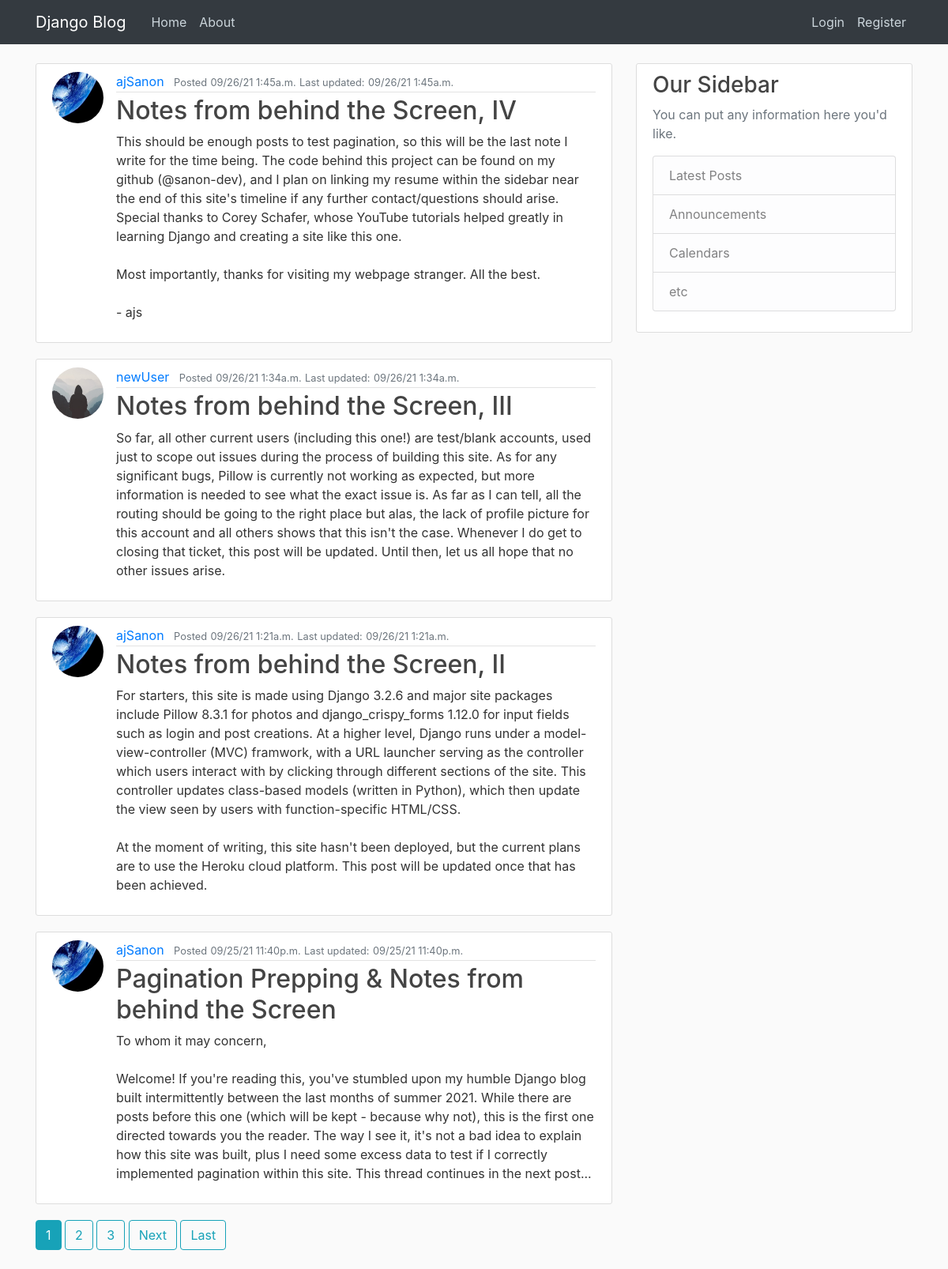
The page / on the database its author committed.
### blog/models.py (models this page shows, shortened)
class Post(models.Model):
    title = models.CharField(max_length = 100)      #characters field with max length rescription of 100
    content = models.TextField()
    date_posted = models.DateTimeField(default = timezone.now)
    last_modified = models.DateTimeField(auto_now= True) #every time post is changed this will be set the time it was sent
    author = models.ForeignKey(User, on_delete=models.CASCADE) #if user is deleted, delete the post as well

### users/models.py (models this page shows, shortened)
class Profile(models.Model):
    user = models.OneToOneField(User, on_delete= models.CASCADE)  # Creates reverse relational link with user
    image = models.ImageField(default = 'default.jpg', upload_to = 'profile_pics')  # profile_pics is a directory
    bio = models.TextField(blank = 'true', default = 'My profile')

### blog/views.py (the view)
# urls.py: path('', PostListView.as_view(), name = 'blog-home'),
class PostListView(ListView):
    model = Post
    template_name = 'blog/home.html' # <app>/<model>_<viewtype>.html
    context_object_name = 'posts'
    ordering = ['-date_posted'] # reverse chronological order, check to see if inherits all this stuff from listview
    paginate_by = 4 # Sets num of posts per page

### blog/templates/blog/home.html (shortened to what this page needs)
{% extends "blog/base.html" %}
{% block content %}
    {% for post in posts %}
        <article class="media content-section">
            <img class = "rounded-circle article-img" src="{{post.author.profile.image.url}}">
            <div class="media-body">
            <div class="article-metadata">
                <a class="mr-2" href="{% url 'user-posts' post.author.username %}">{{ post.author }}</a>
                <small class="text-muted">Posted</small>
                <small class="text-muted">{{ post.date_posted|date:"m/d/y fa" }}</small>
                <small class = "text-muted">Last updated:</small>
                <small class="text-muted">{{post.last_modified| date:"m/d/y fa" }}</small>
            </div>
            <h2><a class="article-title" href= "{% url 'post-detail' post.id %}">{{ post.title }}</a></h2>
            <p class="article-content">{{ post.content }}</p>
            </div>
        </article>
    {% endfor %}
    {% if is_paginated %}
      {% for num in page_obj.paginator.page_range %}
        {% if page_obj.number == num %}
          <a class="btn btn-info mb-4" href="?page={{ num }}">{{ num }}</a>
        {% elif num > page_obj.number|add:'-3' and num < page_obj.number|add:'3' %}
          <a class="btn btn-outline-info mb-4" href="?page={{ num }}">{{ num }}</a>
        {% endif %}
      {% endfor %}
      {% if page_obj.has_next %}
        <a class="btn btn-outline-info mb-4" href="?page={{ page_obj.next_page_number }}">Next</a>
        <a class="btn btn-outline-info mb-4" href="?page={{ page_obj.paginator.num_pages }}">Last</a>
      {% endif %}
    {% endif %}
{% endblock content %}

### blog/static/blog/main.css (style rules this page uses)
body { background: #fafafa; color: #333333; margin-top: 5rem; }
h1, h2, h3, h4, h5, h6 { color: #444444; }
.content-section { background: #ffffff; padding: 10px 20px; border: 1px solid #dddddd; border-radius: 3px; margin-bottom: 20px; }
.article-title { color: #444444; }
.article-content { white-space: pre-line; }
.article-img { height: 65px; width: 65px; margin-right: 16px; }
.article-metadata { padding-bottom: 1px; margin-bottom: 4px; border-bottom: 1px solid #e3e3e3 }

### rows shown on the page
Post: author.profile.image (picture), author "ajSanon", date_posted "09/26/21 1:45a.m.", last_modified "09/26/21 1:45a.m.", title "Notes from behind the Screen, IV", content "This should be enough posts to test pagination, so this will be the last note I write for the time being. The code behind this project can be found on my github (@sanon-dev), and I plan on linking my resume within the sidebar near the end of this site's timeline if any further contact/questions should arise. Special thanks to Corey Schafer, whose YouTube tutorials helped greatly in learning Django and creating a site like this one. Most importantly, thanks for visiting my webpage stranger. All the best. - ajs"
Post: author.profile.image (placeholder picture), author "newUser", date_posted "09/26/21 1:34a.m.", last_modified "09/26/21 1:34a.m.", title "Notes from behind the Screen, III", content "So far, all other current users (including this one!) are test/blank accounts, used just to scope out issues during the process of building this site. As for any significant bugs, Pillow is currently not working as expected, but more information is needed to see what the exact issue is. As far as I can tell, all the routing should be going to the right place but alas, the lack of profile picture for this account and all others shows that this isn't the case. Whenever I do get to closing that ticket, this post will be updated. Until then, let us all hope that no other issues arise."
Post: author.profile.image (picture), author "ajSanon", date_posted "09/26/21 1:21a.m.", last_modified "09/26/21 1:21a.m.", title "Notes from behind the Screen, II", content "For starters, this site is made using Django 3.2.6 and major site packages include Pillow 8.3.1 for photos and django_crispy_forms 1.12.0 for input fields such as login and post creations. At a higher level, Django runs under a model-view-controller (MVC) framwork, with a URL launcher serving as the controller which users interact with by clicking through different sections of the site. This controller updates class-based models (written in Python), which then update the view seen by users with function-specific HTML/CSS. At the moment of writing, this site hasn't been deployed, but the current plans are to use the Heroku cloud platform. This post will be updated once that has been achieved."
Post: author.profile.image (picture), author "ajSanon", date_posted "09/25/21 11:40p.m.", last_modified "09/25/21 11:40p.m.", title "Pagination Prepping & Notes from behind the Screen", content "To whom it may concern, Welcome! If you're reading this, you've stumbled upon my humble Django blog built intermittently between the last months of summer 2021. While there are posts before this one (which will be kept - because why not), this is the first one directed towards you the reader. The way I see it, it's not a bad idea to explain how this site was built, plus I need some excess data to test if I correctly implemented pagination within this site. This thread continues in the next post..."

### other values the page prints
{{ num }} "1"
{{ num }} "2" "3"
